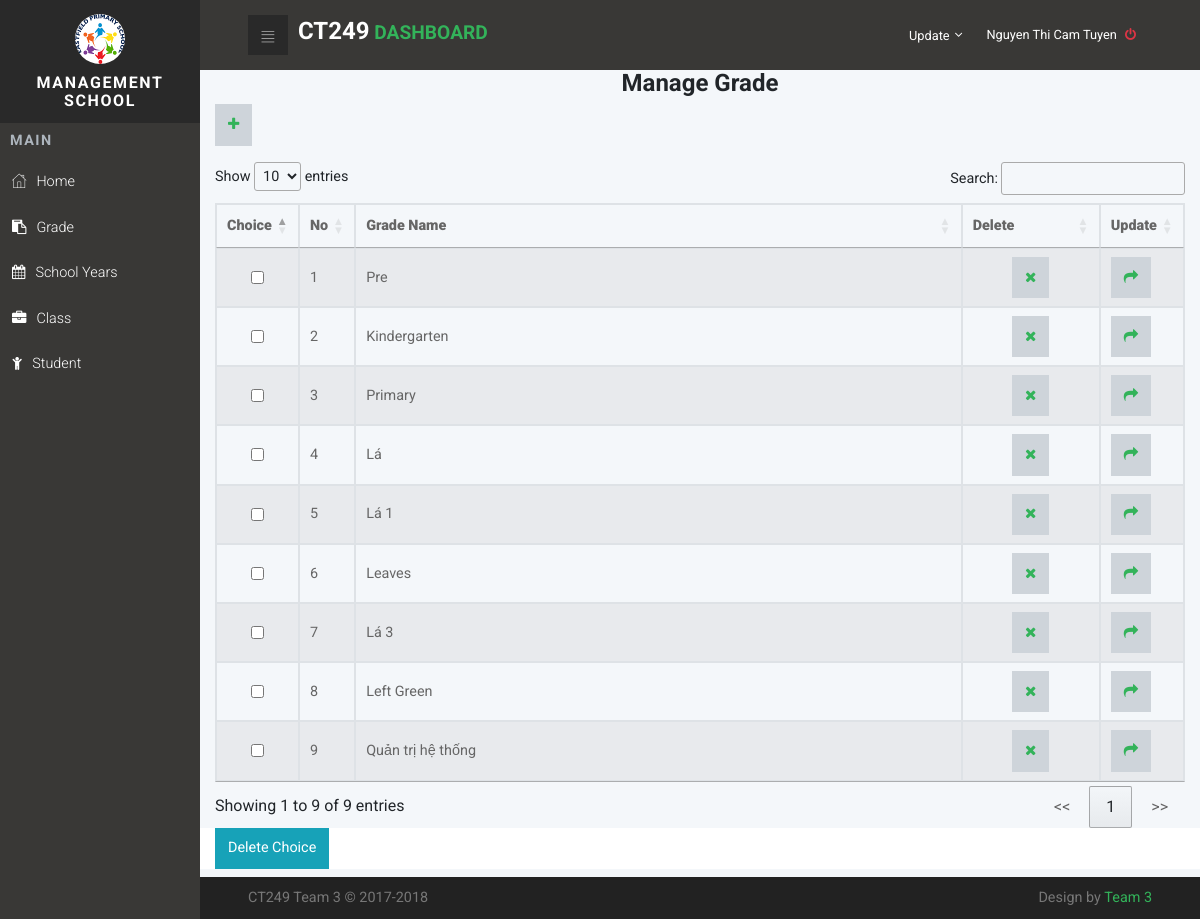
The page /index.php?page=grade (signed in) on the database its author committed.
### tables this page shows
CREATE TABLE IF NOT EXISTS `Personnel` (
  `PersonnelCode` varchar(150) NOT NULL,
  `PersonnelName` varchar(150) NOT NULL,
  `PersonnelPass` varchar(150) NOT NULL,
  `PersonnelBirth` date NOT NULL,
  `PersonnelGender` tinyint(4) NOT NULL,
  `PersonnelAddress` text NOT NULL,
  `PersonnelNum` varchar(15) NOT NULL,
  `PersonnelEmail` varchar(50) NOT NULL,
  `PersonnelActive` int(11) DEFAULT '0',
  `PersonnelNote` smallint(6) DEFAULT '1',
  `PositionId` int(11) NOT NULL,
  `RoleId` int(11) NOT NULL,
  `PersonnelStatus` int(11) DEFAULT '0'
);

CREATE TABLE IF NOT EXISTS `Grade` (
  `GradeId` int(11) NOT NULL,
  `GradeName` varchar(50) NOT NULL
);

### resource/grade/Grade.php (the view, shortened to what this page needs)
<div class="container">
	<form name="frmXoa" method="post" action="">
		<h1 class="text-center">Manage Grade</h1>
		<p>
			<a  class="btn btn-default" href="?page=addGrade">
				<i class="fa fa-plus"></i>
			</a>
		</p>
		<table class="table-striped table-responsive table-bordered" id="myTable">
			<thead>
				<tr>
					<th><strong>Choice</strong></th>
					<th ><strong>No</strong></th>
					<th class="col-10"><strong>Grade Name</strong></th>
					<th class="col-2"><strong>Delete</strong></th>
					<th class="col-2"><strong>Update</strong></th>
				</tr>
			</thead>
			<tbody>
				<?php
				$num=1;
				$result = mysqli_query($conn,"SELECT * FROM `Grade`");
				while($row=mysqli_fetch_array($result, MYSQLI_ASSOC))
				{
					?>
					<tr>
						<td><input name="checkbox[]" type="checkbox" id="checkbox[]"  class="form-control" value="<?php echo $row["GradeId"] ?>"></td>
						<td><?php echo $num ?></td>
						<td><?php echo $row["GradeName"] ?></td>
						<td align='center'>
							<a class="btn btn-default"   href="?page=grade&ma=<?php echo $row['GradeId']; ?>" onclick="return deleteConfirm()">
								<i class="fa fa-remove"></i></a>
							</td>
							<td>
								<a class="btn btn-default" href="?page=updateGrade&ma=<?php
								echo $row['GradeId'];?>"><i class="fa fa-share"></i></a>
							</td>
						</tr>
						<?php
						$num++;
					}
					?>
				</tbody>
			</table>
			<div class="row" style="background-color:#FFF">
				<div class="col-md-12">
					<input type="submit" value="Delete Choice" name="btnDelete" id="btnDelete" onclick='return deleteConfirm()' class="btn btn-info"/>
				</div>
			</div>
		</form>
	</div>

### index.php (shortened to what this page needs)
<?php
if(!isset($_SESSION['Username'])):
	echo '<meta http-equiv="refresh" content="0; URL=login.php"/>';
else:
function PersonnelLogin($conn, $PersonnelCode) {
  $sql_query_Personnel = "SELECT PersonnelName FROM `Personnel` WHERE `PersonnelCode` = '{$PersonnelCode}'";
  $sql_result_Personnel = mysqli_query($conn,$sql_query_Personnel)  or die(mysql_error());
  while ($row = $sql_result_Personnel->fetch_assoc()) {
    echo $row['PersonnelName'];
}
}
?>
<!DOCTYPE html>
<html>
  <head>
    <link rel="stylesheet" href="vendor/bootstrap/css/bootstrap.min.css">
    <link rel="stylesheet" href="vendor/font-awesome/css/font-awesome.min.css">
    <link rel="stylesheet" href="css/fontastic.css">
    <link rel="stylesheet" href="css/grasp_mobile_progress_circle-1.0.0.min.css">
    <link rel="stylesheet" href="vendor/malihu-custom-scrollbar-plugin/jquery.mCustomScrollbar.css">
    <link rel="stylesheet" href="css/style.default.css" id="theme-stylesheet">
    <link rel="stylesheet" href="css/custom.css">
  </head>
  <body>
  <?php
  include_once('config/connect.php');
	$_user = $_SESSION['Username'];
	$sql_query_role = "SELECT RoleDetail FROM `Role` JOIN `Personnel` ON Role.RoleId = Personnel.RoleId WHERE Personnel.PersonnelCode = '{$_user}'";
	$result_role = mysqli_query($conn,$sql_query_role);
	$row_role_details = mysqli_fetch_array($result_role);
	$role_details_arr = explode(',',$row_role_details[0]);
  ?>
    <nav class="side-navbar">
      <div class="side-navbar-wrapper">
        <div class="sidenav-header d-flex align-items-center justify-content-center">
          <div class="sidenav-header-inner text-center"><img src="img/logo.png" alt="person" class="img-fluid rounded-circle">
            <h2 class="h5">Management School </h2>
          </div>
        </div>
        <div class="main-menu">
          <h5 class="sidenav-heading">Main</h5>
          <ul id="side-main-menu" class="side-menu list-unstyled">
						<?php if(in_array('home', $role_details_arr)) echo '<li><a href="index.php"> <i class="icon-home"></i>Home</a></li>'; ?>
						<?php if(in_array('grade', $role_details_arr)) echo '<li><a href="?page=grade"> <i class="fa fa-clipboard"></i>Grade</a></li>'; ?>
						<?php if(in_array('schoolyears', $role_details_arr)) echo '<li><a href="?page=SchoolYears"> <i class="fa fa-calendar"></i>School Years</a></li>'; ?>
						<?php if(in_array('class', $role_details_arr)) echo '<li><a href="?page=Class"> <i class="	fa fa-briefcase"></i>Class</a></li>'; ?>
						<?php if(in_array('student', $role_details_arr)) echo '<li><a href="?page=Student"> <i class="fa fa-child"></i>Student</a></li>'; ?>
          </ul>
        </div>
      </div>
    </nav>
    <div class="page">
      <header class="header">
        <nav class="navbar">
          <div class="container-fluid">
            <div class="navbar-holder d-flex align-items-center justify-content-between">
              <div class="navbar-header"><a id="toggle-btn" href="index.php" class="menu-btn"><i class="icon-bars"> </i></a><a href="#" class="navbar-brand">
                  <div class="brand-text d-none d-md-inline-block"><span><h1>CT249</h1> </span><strong class="text-primary"> Dashboard</strong></div></a></div>
              <ul class="nav-menu list-unstyled d-flex flex-md-row align-items-md-center">
                <?php
                if (isset($_SESSION['Username']) && $_SESSION['Username'] != "")
                {
                ?>
                <li class="nav-item "><a id="languages" rel="nofollow"  href="?page=UpdatePersonnel"  aria-haspopup="true" aria-expanded="false" class="nav-link language dropdown-toggle"><span class="d-none d-sm-inline-block">Update</span></a>
                <?php }?>
                </li>
                <li class="nav-item"><a href="logout.php" class="nav-link logout"> <span class="d-none d-sm-inline-block"><?php if(isset($_SESSION["Username"])){PersonnelLogin($conn, $_SESSION["Username"]); echo "  <i class='fa fa-power-off text-danger'></i>"; }?></span></a></li>
              </ul>
            </div>
          </div>
        </nav>
      </header>
<?php
if(isset($_GET['page']))
{
  $page = $_GET['page'];
  if($page=="grade")
  {
    include_once("resource/grade/Grade.php");
  }
}
else
include_once('body.php')
?>
      <footer class="main-footer">
        <div class="container-fluid">
          <div class="row">
            <div class="col-sm-6">
              <p>CT249 Team 3 &copy; 2017-2018</p>
            </div>
            <div class="col-sm-6 text-right">
              <p>Design by <a href="Index.php" class="external">Team 3</a></p>
            </div>
          </div>
        </div>
      </footer>
    </div>
    <link rel="stylesheet" type="text/css" href="//cdn.datatables.net/1.10.16/css/jquery.dataTables.min.css"/>
  </body>
</html>
<?php
endif;
?>

### css/style.default.css (style rules this page uses)
a { display: inline-block; text-decoration: none; color: #fff; }
body { overflow-x: hidden; }
i { display: inline-block; }
span { display: inline-block; }
i[class*='icon-'] { -webkit-transform: translateY(4px); transform: translateY(4px); }
table { font-size: 0.9em; color: #666; }
.page { position: absolute; top: 0; right: 0; -webkit-transition: width 0.3s linear; transition: width 0.3s linear; width: calc(100% - 200px); background-color: #F4F7FA; min-height: 100vh; padding-bottom: 50px; }
h2 { color: #555; font-weight: 400; }
@media (min-width: 768px) { .container-fluid { padding: 0 3rem; } }
nav.navbar { background: #393836; padding: .8rem 0; }
nav.navbar .container-fluid { width: 100%; }
nav.navbar .navbar-holder { width: 100%; }
nav.navbar a { font-size: .8rem; color: #fff; position: relative; }
nav.navbar a.language span { margin-left: .2rem; vertical-align: middle; }
nav.navbar a.logout i { margin-left: 5px; }
nav.navbar a.navbar-brand { margin-left: 10px; }
nav.navbar .brand-text { text-transform: uppercase; }
nav.navbar .brand-text strong { font-size: 1.5em; }
nav.navbar .nav-menu { margin-bottom: 0; }
nav.navbar .dropdown-toggle::after { border: none !important; content: '\f107'; vertical-align: baseline; font-family: 'FontAwesome'; margin-left: .3rem; }
nav.navbar a.menu-btn { width: 40px; height: 40px; line-height: 40px; background: #292929; color: #fff; text-align: center; padding: 0 !important; }
nav.navbar a.menu-btn i[class*='icon-'] { -webkit-transform: translateY(4px); transform: translateY(4px); }
.side-navbar { position: fixed; top: 0; left: 0; width: 200px; height: 100%; width: 200px; text-align: left; background: #393836; color: #fff; z-index: 999; overflow-y: auto; -webkit-transition: all 0.3s; transition: all 0.3s; }
.side-navbar li { position: relative; }
.side-navbar li a { position: relative; font-size: .9rem; font-weight: 300; color: #fff; text-decoration: none; width: 100%; padding: 12px; }
.side-navbar .sidenav-header { background: #292929; padding: 14px; margin-bottom: 10px; }
.side-navbar .sidenav-header img { width: 50px; height: 50px; }
.side-navbar .sidenav-header h2 { margin: 10px 0 0; text-transform: uppercase; letter-spacing: .1em; }
.side-navbar .sidenav-heading { font-weight: 700; color: #adb5bd; font-size: .9rem; text-transform: uppercase; letter-spacing: .1em; margin-left: 10px; margin-top: 10px; margin-bottom: 10px; }
.side-navbar i[class*='icon-'] { -webkit-transform: translateY(2px); transform: translateY(2px); }
.side-navbar i { font-size: inherit; margin-right: 10px; }
footer.main-footer { position: absolute; width: 100%; bottom: 0; background: #222; padding: 10px 0; }
footer.main-footer p { font-size: 0.7em; color: #777; margin: 0; }
@media (min-width: 768px) { footer.main-footer p { font-size: 0.9em; } }
input.form-control { border-radius: 0; }
.navbar { padding: 0.5rem 1rem; }
.navbar-brand { display: inline-block; padding-top: 0.3125rem; padding-bottom: 0.3125rem; margin-right: 1rem; font-size: 1.25rem; }
.btn { font-weight: 400; border: 1px solid transparent; padding: 0.55rem 0.75rem; font-size: 0.9rem; line-height: 1.5; border-radius: 0; -webkit-transition: background-color 0.15s ease-in-out, border-color 0.15s ease-in-out, -webkit-box-shadow 0.15s ease-in-out; transition: background-color 0.15s ease-in-out, border-color 0.15s ease-in-out, -webkit-box-shadow 0.15s ease-in-out; transition: background-color 0.15s ease-in-out, border-color 0.15s ease-in-out, box-shadow 0.15s ease-in-out; transition: background-color 0.15s ease-in-out, border-color 0.15s ease-in-out, box-shadow 0.15s ease-in-out, -webkit-box-shadow 0.15s ease-in-out; }
.btn-info { color: color-yiq(#17a2b8); background-color: #17a2b8; border-color: #17a2b8; }
.btn-default { color: color-yiq(#ced4da); background-color: #ced4da; border-color: #ced4da; }
body { font-family: "Roboto", sans-serif; font-size: 1rem; font-weight: 400; line-height: 1.5; color: #212529; background-color: #fff; }
a { color: #33b35a; text-decoration: none; }
h1, h2, h3, h4, h5, h6, .h1, .h2, .h3, .h4, .h5, .h6 { margin-bottom: 0.5rem; font-family: inherit; font-weight: 700; line-height: 1.1; color: inherit; }
h1, .h1 { font-size: 1.5rem; }
h2, .h2 { font-size: 1.3rem; }
h5, .h5 { font-size: 1rem; }
.text-primary { color: #33b35a !important; }
.text-danger { color: #dc3545 !important; }
.nav-link { padding: 0.5rem 1rem; }

### rows shown on the page
personnel: PersonnelName "Nguyen Thi Cam Tuyen"
grade: GradeName "Pre"
grade: GradeName "Kindergarten"
grade: GradeName "Primary"
grade: GradeName "Lá"
grade: GradeName "Lá 1"
grade: GradeName "Leaves"
grade: GradeName "Lá 3"
grade: GradeName "Left Green"
grade: GradeName "Quản trị hệ thống"
